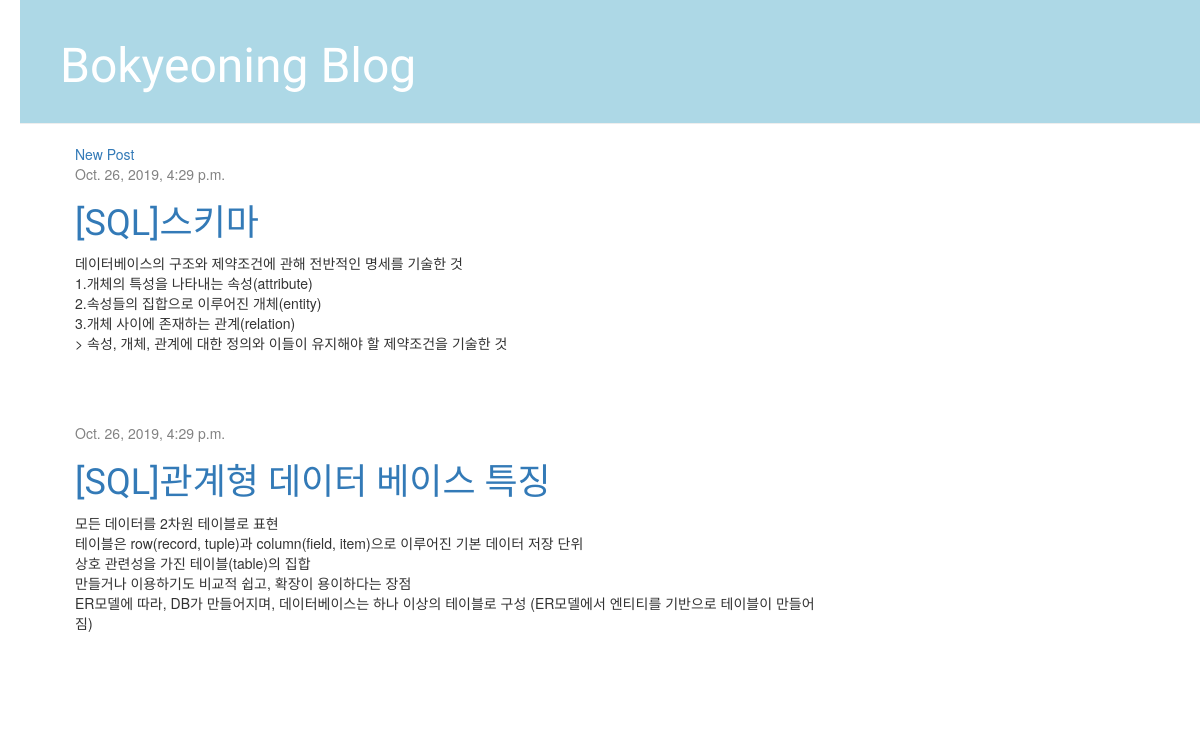
The app's page /, older data.
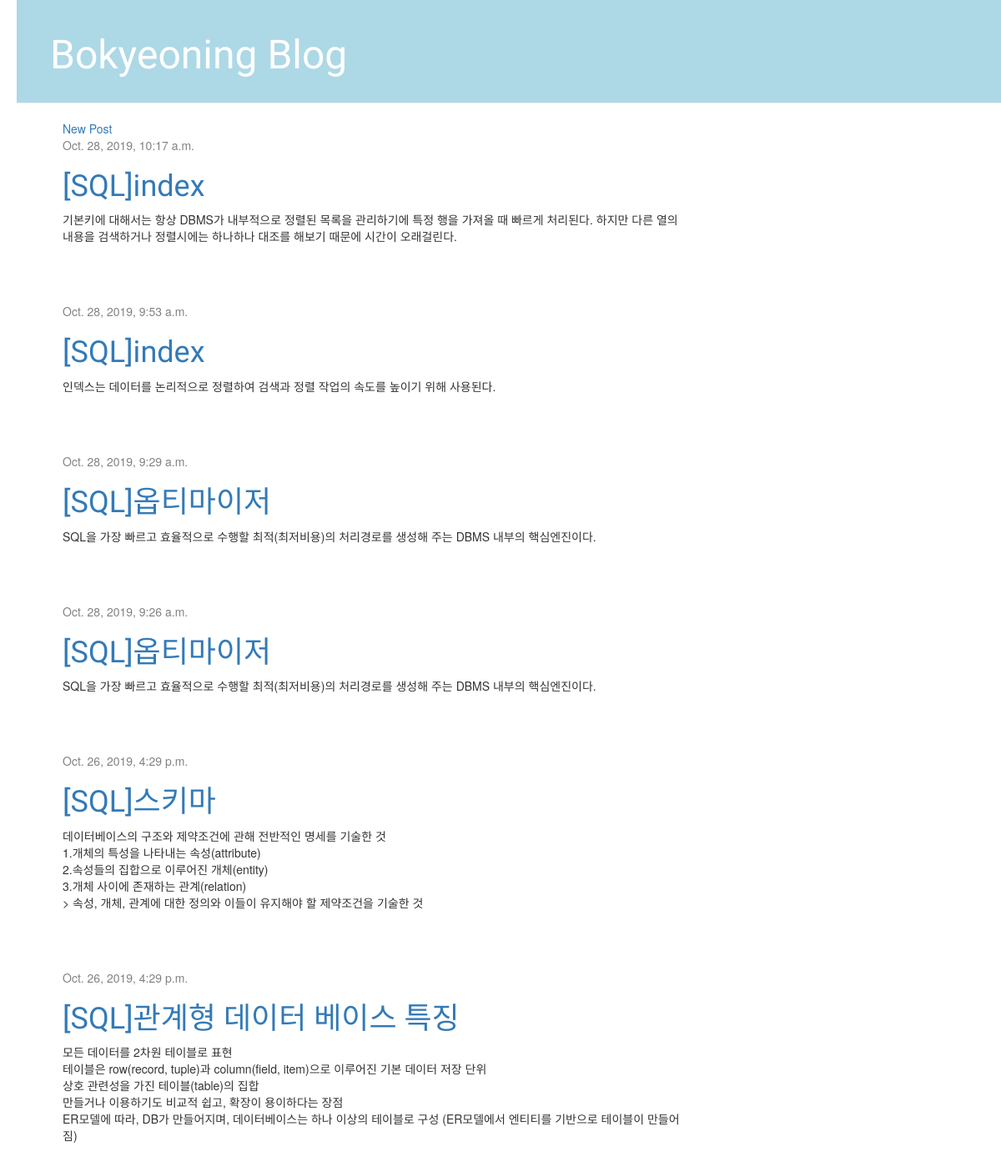
The same page, newer data.
### blog/models.py (models this page shows, shortened)
class Post(models.Model):
    author = models.ForeignKey('auth.User', on_delete=models.CASCADE)
    title = models.CharField(max_length=100)
    content = models.TextField()
    created_at = models.DateTimeField(auto_now_add=True)
    updated_at = models.DateTimeField(auto_now=True)
    published_at = models.DateTimeField(blank = True, null = True)

### blog/views.py (the view)
# urls.py: path('', views.posts, name='posts'),
def posts(request):
    posts = Post.objects.filter(published_at__isnull=False).order_by('-published_at')
    return render(request, 'blog/posts.html', {'posts': posts})

### blog/templates/blog/posts.html
{% extends 'blog/layout.html' %}
{% block content %}
 <a href="{% url 'post_create' %}"> New Post</a>
	{% for post in posts %}
	<a href="{% url 'post_detail' id=post.id %}">
	    <div class="post">
	        <div class="date">
	            {{ post.published_at }}
	        </div>
	        <h1><a href="{% url 'post_detail' id=post.id %}">{{ post.title }}</a></h1>
	        <p>{{ post.content|linebreaksbr }}</p>
	    </div>
	</a>
	{% endfor %}
{% endblock %}

### blog/templates/blog/layout.html (shortened to what this page needs)
{% load static %}
<html>
    <head>
        <link rel="stylesheet" href="//maxcdn.bootstrapcdn.com/bootstrap/3.2.0/css/bootstrap.min.css">
        <link rel="stylesheet" href="//maxcdn.bootstrapcdn.com/bootstrap/3.2.0/css/bootstrap-theme.min.css">
        <link rel="stylesheet" href="{% static 'css/main.css' %}">
    </head>
    <body>
    <div class="page-header">
        <h1><a href="/">Bokyeoning Blog</a></h1>
    </div>
    <div class="content container">
        <div class="row">
            <div class="col-md-8">
            {% block content %}
            {% endblock %}
            </div>
        </div>
    </div>
</body>
</html>

### blog/static/css/main.css (style rules this page uses)
h1 { color:blue; font-family: 'Staatliches', cursive; }
body { padding-left: 20px; }
.post { margin-bottom: 70px; }
.date { color: #828282; }
.content { margin-left: 40px; }
.page-header { background-color: #ADD8E6; margin-top: 0; padding: 20px 20px 20px 40px; }
.page-header h1, .page-header h1 a, .page-header h1 a:visited, .page-header h1 a:active { color: #ffffff; font-size: 36pt; text-decoration: none; }

Row changes from the older to the newer data that the page shows:
added Post: published_at "Oct. 28, 2019, 10:17 a.m.", title "[SQL]index", content "기본키에 대해서는 항상 DBMS가 내부적으로 정렬된 목록을 관리하기에 특정 행을 가져올 때 빠르게 처리된다. 하지만 다른 열의 내용을 검색하거나 정렬시에는 하나하나 대조를 해보기 때문에 시간이 오래걸린다."
added Post: published_at "Oct. 28, 2019, 9:53 a.m.", title "[SQL]index", content "인덱스는 데이터를 논리적으로 정렬하여 검색과 정렬 작업의 속도를 높이기 위해 사용된다."
added Post: published_at "Oct. 28, 2019, 9:29 a.m.", title "[SQL]옵티마이저", content "SQL을 가장 빠르고 효율적으로 수행할 최적(최저비용)의 처리경로를 생성해 주는 DBMS 내부의 핵심엔진이다."
added Post: published_at "Oct. 28, 2019, 9:26 a.m.", title "[SQL]옵티마이저", content "SQL을 가장 빠르고 효율적으로 수행할 최적(최저비용)의 처리경로를 생성해 주는 DBMS 내부의 핵심엔진이다."
